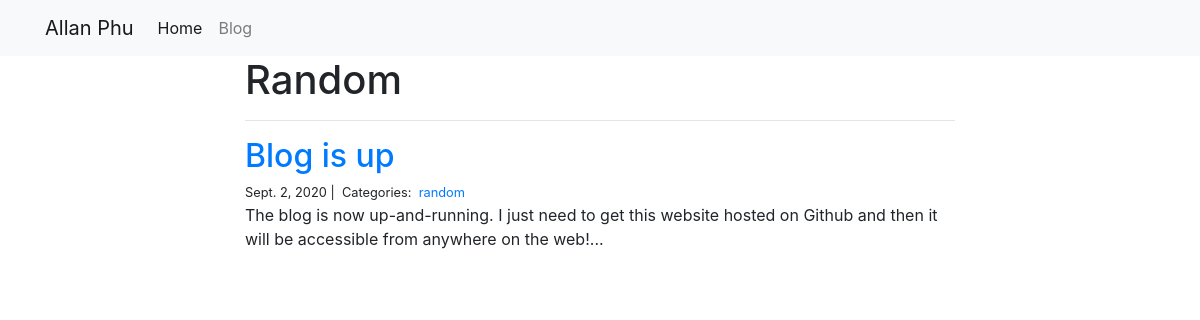
Page /blog/random/ on the committed database.
### blog/models.py (models this page shows)
class Category(models.Model):
    name = models.CharField(max_length=20)

class Post(models.Model):
    title = models.CharField(max_length=255)
    body = models.TextField()
    created_on = models.DateTimeField(auto_now_add=True)
    last_modified = models.DateTimeField(auto_now=True)
    categories = models.ManyToManyField('Category', related_name='posts')

### blog/views.py (the view)
# urls.py: path("<category>/", views.blog_category, name="blog_category"),
def blog_category(request, category):
    posts = Post.objects.filter(
        categories__name__contains=category
    ).order_by(
        '-created_on'
    )
    context = {
        "category": category,
        "posts": posts
    }
    return render(request, "blog_category.html", context)

### blog/templates/blog_category.html
{% extends "base.html" %}
{% block page_content %}
<div class="col-md-8 offset-md-2">
    <h1>{{ category | title }}</h1>
    <hr>
    {% for post in posts %}
        <h2><a href="{% url 'blog_detail' post.pk%}">{{ post.title }}</a></h2>
        <small>
            {{ post.created_on.date }} |&nbsp;
            Categories:&nbsp;
            {% for category in post.categories.all %}
            <a href="{% url 'blog_category' category.name %}">
                {{ category.name }}
            </a>&nbsp;
            {% endfor %}
        </small>
        <p>{{ post.body | slice:":400" }}...</p>
    {% endfor %}
</div>
{% endblock %}

### rows in the picture
Category: name "Random", name "random"
Post: title "Blog is up", created_on "Sept. 2, 2020", body "The blog is now up-and-running. I just need to get this website hosted on Github and then it will be accessible from anywhere on the web!"
